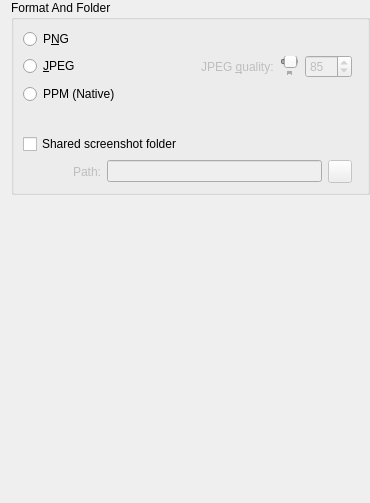
     <widget class="QWidget" name="tab">
      <attribute name="icon">
       <iconset resource="../resources/icons.qrc">
        <normaloff>:/camera-photo.png</normaloff>:/camera-photo.png</iconset>
      </attribute>
      <attribute name="title">
       <string>Screenshots</string>
      </attribute>
      <layout class="QGridLayout" name="gridLayout_4">
       <property name="leftMargin">
        <number>11</number>
       </property>
       <property name="topMargin">
        <number>0</number>
       </property>
       <property name="rightMargin">
        <number>0</number>
       </property>
       <property name="bottomMargin">
        <number>0</number>
       </property>
       <item row="0" column="0">
        <widget class="QGroupBox" name="groupBox_screenshot">
         <property name="title">
          <string>Format And Folder</string>
         </property>
         <layout class="QGridLayout" name="gridLayout_14">
          <item row="1" column="0">
           <spacer name="verticalSpacer_4">
            <property name="orientation">
             <enum>Qt::Vertical</enum>
            </property>
            <property name="sizeType">
             <enum>QSizePolicy::Fixed</enum>
            </property>
            <property name="sizeHint" stdset="0">
             <size>
              <width>20</width>
              <height>24</height>
             </size>
            </property>
           </spacer>
          </item>
          <item row="0" column="1">
           <widget class="Line" name="line_23">
            <property name="orientation">
             <enum>Qt::Horizontal</enum>
            </property>
           </widget>
          </item>
          <item row="0" column="0">
           <layout class="QGridLayout" name="gridLayout_13" columnstretch="1,1">
            <item row="0" column="0">
             <widget class="QRadioButton" name="RB_Format_PNG">
              <property name="text">
               <string>P&amp;NG</string>
              </property>
             </widget>
            </item>
            <item row="1" column="0">
             <widget class="QRadioButton" name="RB_Format_Jpeg">
              <property name="text">
               <string>&amp;JPEG</string>
              </property>
             </widget>
            </item>
            <item row="2" column="0">
             <widget class="QRadioButton" name="RB_Format_PPM">
              <property name="text">
               <string>PPM (Native)</string>
              </property>
             </widget>
            </item>
            <item row="1" column="1">
             <layout class="QHBoxLayout" name="horizontalLayout_22">
              <property name="leftMargin">
               <number>10</number>
              </property>
              <item>
               <widget class="QLabel" name="Label_Jpeg_Quality">
                <property name="enabled">
                 <bool>false</bool>
                </property>
                <property name="text">
                 <string>JPEG &amp;quality:</string>
                </property>
                <property name="buddy">
                 <cstring>SB_Jpeg_Quality</cstring>
                </property>
               </widget>
              </item>
              <item>
               <widget class="QSlider" name="HS_Jpeg_Quality">
                <property name="enabled">
                 <bool>false</bool>
                </property>
                <property name="minimum">
                 <number>20</number>
                </property>
                <property name="maximum">
                 <number>100</number>
                </property>
                <property name="singleStep">
                 <number>5</number>
                </property>
                <property name="value">
                 <number>75</number>
                </property>
                <property name="orientation">
                 <enum>Qt::Horizontal</enum>
                </property>
                <property name="tickPosition">
                 <enum>QSlider::TicksBelow</enum>
                </property>
               </widget>
              </item>
              <item>
               <widget class="QSpinBox" name="SB_Jpeg_Quality">
                <property name="enabled">
                 <bool>false</bool>
                </property>
                <property name="minimum">
                 <number>20</number>
                </property>
                <property name="maximum">
                 <number>100</number>
                </property>
                <property name="singleStep">
                 <number>5</number>
                </property>
                <property name="value">
                 <number>85</number>
                </property>
               </widget>
              </item>
             </layout>
            </item>
           </layout>
          </item>
          <item row="2" column="0">
           <layout class="QVBoxLayout" name="verticalLayout_13">
            <item>
             <widget class="QCheckBox" name="CH_Screenshot_Folder">
              <property name="sizePolicy">
               <sizepolicy hsizetype="Maximum" vsizetype="Fixed">
                <horstretch>0</horstretch>
                <verstretch>0</verstretch>
               </sizepolicy>
              </property>
              <property name="text">
               <string>Shared screenshot folder</string>
              </property>
             </widget>
            </item>
            <item>
             <layout class="QHBoxLayout" name="horizontalLayout_20">
              <property name="leftMargin">
               <number>10</number>
              </property>
              <item>
               <spacer name="horizontalSpacer_9">
                <property name="orientation">
                 <enum>Qt::Horizontal</enum>
                </property>
                <property name="sizeType">
                 <enum>QSizePolicy::Minimum</enum>
                </property>
                <property name="sizeHint" stdset="0">
                 <size>
                  <width>40</width>
                  <height>20</height>
                 </size>
                </property>
               </spacer>
              </item>
              <item>
               <widget class="QLabel" name="Label_Folder_Path">
                <property name="enabled">
                 <bool>false</bool>
                </property>
                <property name="text">
                 <string>Path:</string>
                </property>
                <property name="buddy">
                 <cstring>Edit_Screenshot_Folder</cstring>
                </property>
               </widget>
              </item>
              <item>
               <widget class="QLineEdit" name="Edit_Screenshot_Folder">
                <property name="enabled">
                 <bool>false</bool>
                </property>
               </widget>
              </item>
              <item>
               <widget class="QToolButton" name="TB_Screenshot_Folder">
                <property name="enabled">
                 <bool>false</bool>
                </property>
                <property name="text">
                 <string/>
                </property>
                <property name="icon">
                 <iconset resource="../resources/icons.qrc">
                  <normaloff>:/open-folder.png</normaloff>:/open-folder.png</iconset>
                </property>
               </widget>
              </item>
             </layout>
            </item>
           </layout>
          </item>
         </layout>
        </widget>
       </item>
       <item row="1" column="0">
        <spacer name="verticalSpacer_9">
         <property name="orientation">
          <enum>Qt::Vertical</enum>
         </property>
         <property name="sizeHint" stdset="0">
          <size>
           <width>78</width>
           <height>308</height>
          </size>
         </property>
        </spacer>
       </item>
      </layout>
     </widget>
